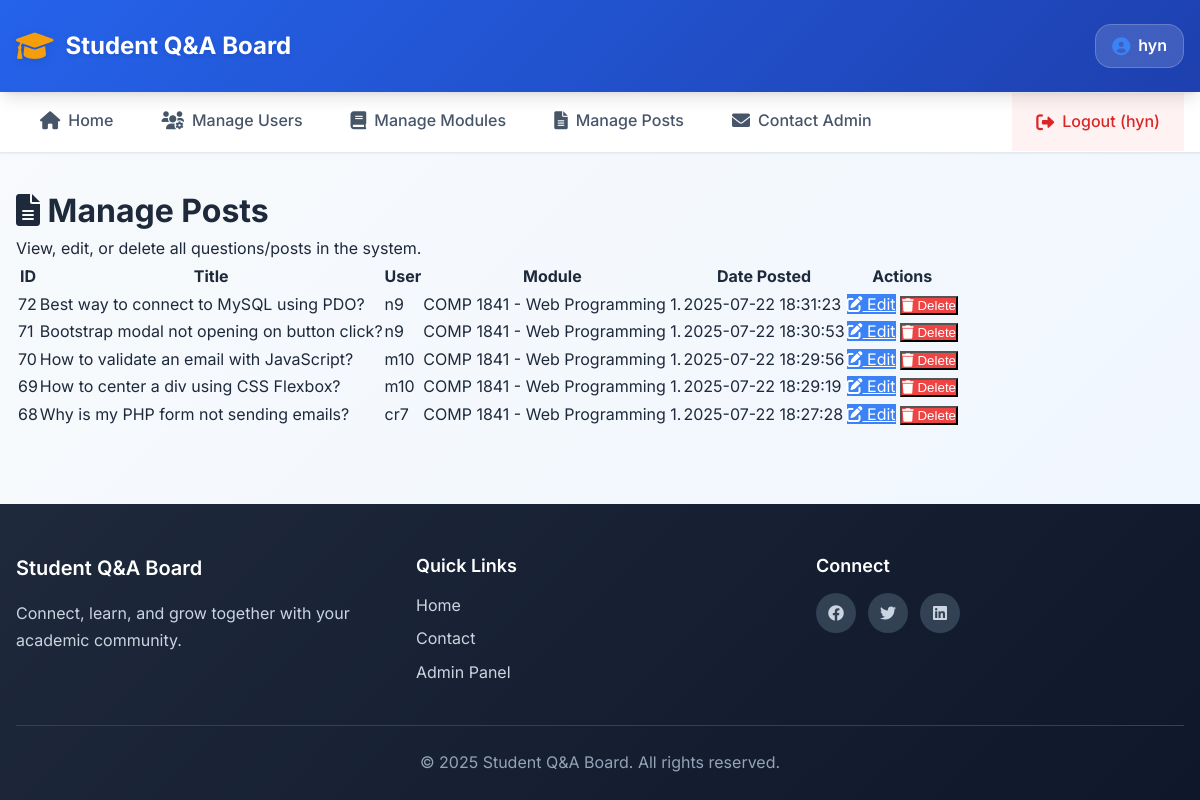
Page /admin/manageposts.php (signed in) on the committed database.
### tables this page shows
CREATE TABLE `questions` (
  `id` int(11) NOT NULL,
  `title` text DEFAULT NULL,
  `content` text DEFAULT NULL,
  `image_path` varchar(255) DEFAULT NULL,
  `date_posted` datetime DEFAULT NULL,
  `user_id` int(11) DEFAULT NULL,
  `module_id` int(11) DEFAULT NULL
);

CREATE TABLE `users` (
  `id` int(11) NOT NULL,
  `username` varchar(255) DEFAULT NULL,
  `email` varchar(255) DEFAULT NULL,
  `password` varchar(255) NOT NULL,
  `hashed_password` varchar(255) DEFAULT NULL,
  `role` varchar(255) NOT NULL DEFAULT 'user'
);

CREATE TABLE `modules` (
  `id` int(11) NOT NULL,
  `name` varchar(255) DEFAULT NULL,
  `module_id` int(11) DEFAULT NULL
);

### admin/manageposts.php (called while the page is built, shortened)
<?php
require_once '../includes/DatabaseConnection.php';
require_once '../includes/DatabaseFunction.php';
$questions = getAllQuestionsBasic($pdo);
include '../templates/manageposts.html.php';
include '../templates/layout.html.php';
?>

### includes/DatabaseFunction.php (called while the page is built, shortened)
<?php
function getAllQuestionsBasic(PDO $pdo) {
    return $pdo->query('
        SELECT q.*, u.username, m.name AS module_name
        FROM questions q
        LEFT JOIN users u ON q.user_id = u.id
        LEFT JOIN modules m ON q.module_id = m.id
        ORDER BY q.date_posted DESC
    ')->fetchAll();
}

### templates/manageposts.html.php (the view, shortened to what this page needs)
<div class="admin-page-header">
  <h1><i class="fas fa-file-alt"></i> Manage Posts</h1>
  <p>View, edit, or delete all questions/posts in the system.</p>
</div>
<div class="admin-table-container">
  <table class="admin-table">
    <thead>
      <tr>
        <th>ID</th>
        <th>Title</th>
        <th>User</th>
        <th>Module</th>
        <th>Date Posted</th>
        <th>Actions</th>
      </tr>
    </thead>
    <tbody>
      <?php foreach ($questions as $question): ?>
        <tr>
          <td><?= htmlspecialchars($question['id']) ?></td>
          <td><?= htmlspecialchars($question['title']) ?></td>
          <td><?= htmlspecialchars($question['username']) ?></td>
          <td><?= htmlspecialchars($question['module_name']) ?></td>
          <td><?= htmlspecialchars($question['date_posted']) ?></td>
          <td>
            <a href="manageposts.php?edit=<?= $question['id'] ?>" class="mini-btn edit-btn"><i class="fas fa-edit"></i> Edit</a>
            <form action="manageposts.php" method="post" style="display:inline;">
              <button type="submit" class="mini-btn delete-btn" onclick="return confirm('Are you sure you want to delete this post?');"><i class="fas fa-trash"></i> Delete</button>
            </form>
          </td>
        </tr>
      <?php endforeach; ?>
    </tbody>
  </table>
</div>

### css/style.css (style rules this page uses)
* { margin: 0; padding: 0; box-sizing: border-box; }
:root { --primary-50: #eff6ff; --primary-100: #dbeafe; --primary-200: #bfdbfe; --primary-300: #93c5fd; --primary-400: #60a5fa; --primary-500: #3b82f6; --primary-600: #2563eb; --primary-700: #1d4ed8; --primary-800: #1e40af; --primary-900: #1e3a8a; --secondary-50: #f8fafc; --secondary-100: #f1f5f9; --secondary-200: #e2e8f0; --secondary-300: #cbd5e1; --secondary-400: #94a3b8; --secondary-500: #64748b; --secondary-600: #475569; --secondary-700: #334155; --secondary-800: #1e293b; --secondary-900: #0f172a; --success-50: #f0fdf4; --success-100: #dcfce7; --success-500: #22c55e; --success-600: #16a34a; --error-50: #fef2f2; --error-100: #fee2e2; --error-500: #ef4444; --error-600: #dc2626; --warning-50: #fffbeb; --warning-100: #fef3c7; --warning-500: #f59e0b; --warning-600: #d97706; --font-family: 'Inter', -apple-system, BlinkMacSystemFont, 'Segoe UI', Roboto, sans-serif; --font-size-xs: 0.75rem; --font-size-sm: 0.875rem; --font-size-base: 1rem; --font-size-lg: 1.125rem; --font-size-xl: 1.25rem; --font-size-2xl: 1.5rem; --font-size-3xl: 1.875rem; --font-size-4xl: 2.25rem; --spacing-1: 0.25rem; --spacing-2: 0.5rem; --spacing-3: 0.75rem; --spacing-4: 1rem; --spacing-5: 1.25rem; --spacing-6: 1.5rem; --spacing-8: 2rem; --spacing-10: 2.5rem; --spacing-12: 3rem; --spacing-16: 4rem; --radius-sm: 0.25rem; --radius-md: 0.375rem; --radius-lg: 0.5rem; --radius-xl: 0.75rem; --radius-2xl: 1rem; --shadow-sm: 0 1px 2px 0 rgb(0 0 0 / 0.05); --shadow-md: 0 4px 6px -1px rgb(0 0 0 / 0.1), 0 2px 4px -2px rgb(0 0 0 / 0.1); --shadow-lg: 0 10px 15px -3px rgb(0 0 0 / 0.1), 0 4px 6px -4px rgb(0 0 0 / 0.1); --shadow-xl: 0 20px 25px -5px rgb(0 0 0 / 0.1), 0 8px 10px -6px rgb(0 0 0 / 0.1); --transition-fast: 150ms ease-in-out; --transition-normal: 250ms ease-in-out; --transition-slow: 350ms ease-in-out; }
body { font-family: var(--font-family); background: linear-gradient(135deg, var(--secondary-50) 0%, var(--primary-50) 100%); color: var(--secondary-800); font-size: var(--font-size-base); line-height: 1.6; min-height: 100vh; -webkit-font-smoothing: antialiased; -moz-osx-font-smoothing: grayscale; }
.edit-btn { background-color: var(--primary-500); color: white; }
.delete-btn { background-color: var(--error-500); color: white; }

### rows in the picture
questions: id "72", title "Best way to connect to MySQL using PDO?", user.username "n9", module.name "COMP 1841 - Web Programming 1.", date_posted "2025-07-22 18:31:23"
questions: id "71", title "Bootstrap modal not opening on button click?", user.username "n9", module.name "COMP 1841 - Web Programming 1.", date_posted "2025-07-22 18:30:53"
questions: id "70", title "How to validate an email with JavaScript?", user.username "m10", module.name "COMP 1841 - Web Programming 1.", date_posted "2025-07-22 18:29:56"
questions: id "69", title "How to center a div using CSS Flexbox?", user.username "m10", module.name "COMP 1841 - Web Programming 1.", date_posted "2025-07-22 18:29:19"
questions: id "68", title "Why is my PHP form not sending emails?", user.username "cr7", module.name "COMP 1841 - Web Programming 1.", date_posted "2025-07-22 18:27:28"

### other values in the picture
$_SESSION['username'] "hyn"
